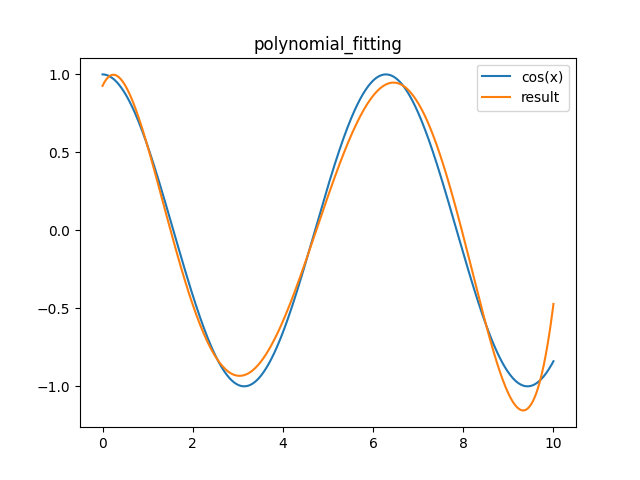

Reproduce this figure in Python.
# -*- coding: utf-8 -*-
"""
使用差分进化算法优化
五次多项式拟合cos函数 范围[0,10]

"""
import random
import numpy as np
import matplotlib.pyplot as plt
from scipy.stats import cauchy


def fun_fifth_polynomial(x, w):
    return w[0] + w[1] * x + w[2] * x ** 2 + w[3] * x ** 3 + w[4] * x ** 4 + w[5] * x ** 5
    pass


def loss(w):
    _x = np.linspace(0, 10, 500)
    y_predict = fun_fifth_polynomial(_x, w)
    return np.sqrt(sum((np.cos(_x) - y_predict) ** 2) / len(_x))
    pass


def jade_2(fobj, bounds, popsize=100, its=1000, c=0.1):
    dimensions = len(bounds)
    pop = np.random.rand(popsize, dimensions)
    min_b, max_b = np.asarray(bounds).T
    diff = np.fabs(min_b - max_b)
    population = min_b + pop * diff
    population_new = np.random.rand(popsize, dimensions)
    for i in range(len(population_new)):
        population_new[i] = population[i]
        pass
    mean_cr = 0.5
    mean_mut = 0.5
    for i in range(its):
        s_mut = []
        s_cr = []  # 存储成功的cr值，每代清空
        population = list(population)
        population.sort(key=fobj)
        population = np.array(population)
        best = population[0]
        fitness_best = fobj(best)
        fitness = np.asarray([fobj(ind) for ind in population])
        for j in range(popsize):
            p = 0.05 * popsize
            idx_x_best_p = random.randint(0, int(p))
            x_best_p = population[idx_x_best_p]
            idxs = [idx for idx in range(popsize) if idx != j]
            x_r1, x_r2 = population[np.random.choice(idxs, 2, replace=False)]
            mut = cauchy.rvs(loc=mean_mut, scale=0.1)
            while mut < 0 or mut > 1:
                if mut < 0:
                    mut = cauchy.rvs(loc=mean_mut, scale=0.1)
                else:
                    mut = 1
            mutant = population[j] + mut * (x_best_p - population[j]) + mut * (x_r1 - x_r2)
            for mutant_i in range(len(mutant)):
                if mutant[mutant_i] < min_b[mutant_i]:
                    mutant[mutant_i] = (population[j][mutant_i] + min_b[mutant_i]) / 2
                    pass
                elif mutant[mutant_i] > max_b[mutant_i]:
                    mutant[mutant_i] = (population[j][mutant_i] + max_b[mutant_i]) / 2
                    pass
                pass
            cr = np.clip(random.gauss(mean_cr, 0.1), 0, 1)
            cross_points = np.random.rand(dimensions) < cr
            if not np.any(cross_points):
                cross_points[np.random.randint(0, dimensions)] = True
            trial = np.where(cross_points, mutant, population[j])
            fit = fobj(trial)
            if fit < fitness[j]:
                population_new[j] = trial
                s_cr.append(cr)
                s_mut.append(mut)
            else:
                population_new[j] = population[j]
        for k in range(len(population_new)):
            population[k] = population_new[k]
            pass
        if s_cr:
            mean_cr = (1 - c) * mean_cr + c * np.mean(s_cr)
            mean_mut = (1 - c) * mean_mut + c * (sum(ff ** 2 for ff in s_mut) / sum(s_mut))
        yield best, fitness_best
        # yield population, fitness
        pass
    pass


def test_1():
    it = list(jade_2(loss, [(-10, 10)] * 6, popsize=20))
    print(it[-1])
    xx = np.linspace(0, 10, 500)
    plt.plot(xx, np.cos(xx), label='cos(x)')
    plt.plot(xx, fun_fifth_polynomial(xx, it[-1][0]), label='result')
    plt.title('polynomial_fitting')
    plt.legend()
    plt.savefig('C:\\Users\\zhang\\PycharmProjects\\differentialEvolution\\image\\image_in_ppt\\' + 'polynomial_fitting')
    plt.show()


test_1()
